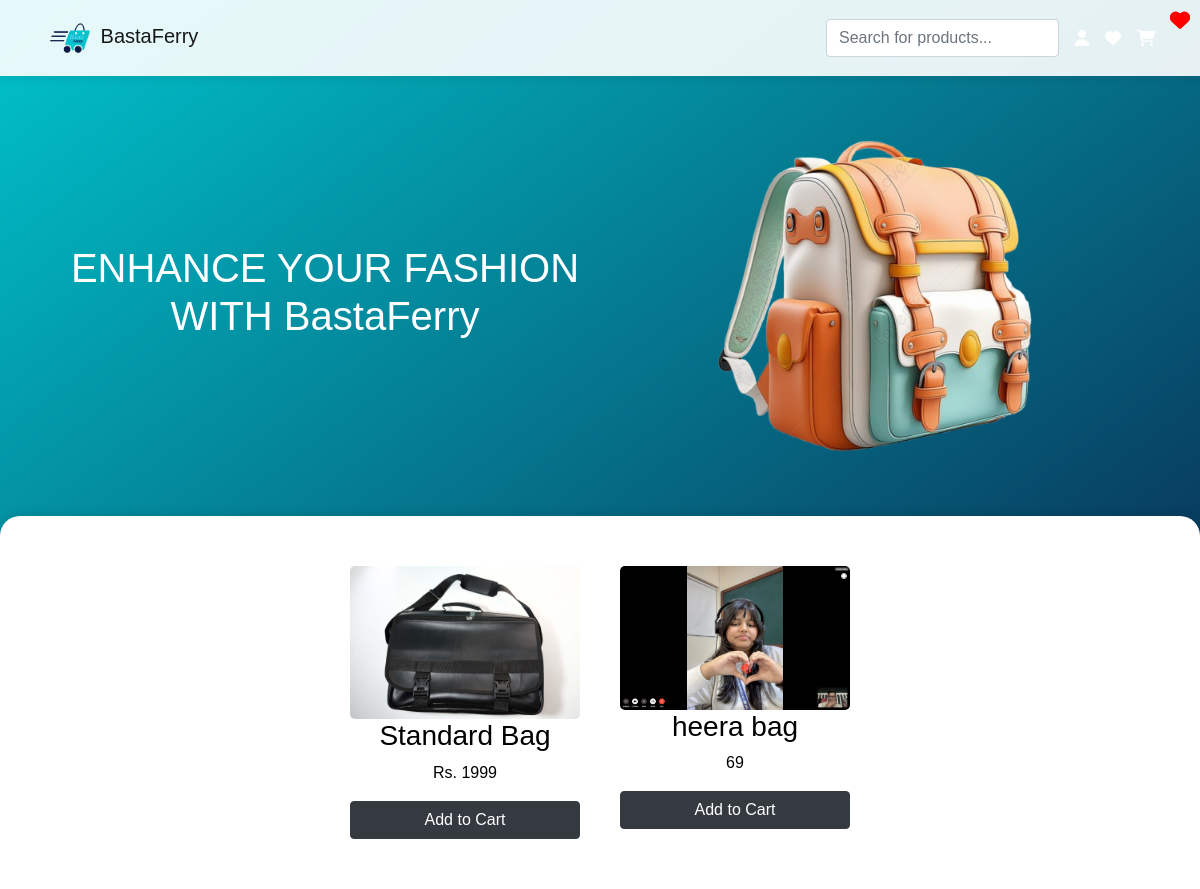
/buynow/, run on the app's committed database.
### BF/models.py (models this page shows, shortened)
class Product(models.Model):
    name = models.CharField(max_length=100)
    color = models.CharField(max_length=50)
    price = models.CharField(max_length=20)
    description = models.TextField()
    image = models.ImageField(upload_to='products/')
    favorited_by = models.ManyToManyField(User, related_name= 'favourite_products', blank=True)

### BF/views.py (the view)
# urls.py: path('buynow/', views.buynow, name='buynow'),
def buynow(request):
    products = Product.objects.all()
    return render(request, 'BF/test.html',{'products': products})

### BF/templates/BF/test.html (shortened to what this page needs)
{% load static %}
<!DOCTYPE html>
<html lang="en">
<head>
    <link rel="stylesheet" href="https://stackpath.bootstrapcdn.com/bootstrap/4.5.2/css/bootstrap.min.css">
</head>
<body>
    <nav class="navbar navbar-expand-lg navbar-light">
        <div class="container">
            <a class="navbar-brand logo" href="#">
                <img src="{% static 'BF/Images/BFlogo.png' %}" alt="Basta Ferry Logo">
                <span>BastaFerry</span>
            </a>
            <div class="collapse navbar-collapse" id="navbarNav">
                <div class="ml-auto d-flex align-items-center">
                    <input type="text" class="form-control search-bar" placeholder="Search for products...">
                    <i class="fas fa-user ml-3"></i>
                    <i class="fas fa-heart ml-3"></i>
                    <i class="fas fa-shopping-cart ml-3"></i>
                </div>
            </div>
        </div>
    </nav>
    <main class="container main-content">
        <div class="left-content col-md-6">
            <h1>ENHANCE YOUR FASHION WITH BastaFerry</h1>
        </div>
        <div class="right-content col-md-6">
            <img src="{% static 'BF/Images/Bag1.png' %}" alt="Bag">
        </div>
    </main>
    <section class="product-section">
        <div class="container">
            <div class="product-grid">
                {% for product in products %}
                    <div class="product-card">
                        <i class="fas fa-heart heart-icon"></i>
                        <img src="{{ product.image.url }}" alt="{{ product.name }}">
                        <h3>{{ product.name }}</h3>
                        <p>{{ product.price }}</p>
                        <button class="btn btn-dark btn-block">Add to Cart</button>
                    </div>
                {% empty %}
                    <p>No products available.</p>
                {% endfor %}
            </div>
        </div>
    </section>
</body>
</html>

### BF/templates/BF/test.html (style rules this page uses)
body { font-family: Arial, sans-serif; background: linear-gradient(to bottom right, #00C4CC, #0A1A44); color: white; min-height: 100vh; display: flex; flex-direction: column; }
.navbar { background-color: rgba(255, 255, 255, 0.9) !important; box-shadow: 0 2px 10px rgba(0,0,0,0.1); }
.logo img { width: 50px; }
.main-content { display: flex; flex-wrap: wrap; justify-content: center; align-items: center; padding: 20px; text-align: center; }
.left-content h1 { font-size: 2.5em; }
.right-content img { width: 100%; max-width: 400px; border-radius: 10px; }
.product-section { background: white; color: black; padding: 40px 20px; border-radius: 20px 20px 0 0; box-shadow: 0 -2px 10px rgba(0, 0, 0, 0.1); }
.product-grid { display: flex; flex-wrap: wrap; gap: 20px; justify-content: center; }
.product-card { width: 100%; max-width: 250px; text-align: center; border-radius: 10px; padding: 10px; transition: transform 0.3s; }
.product-card img { max-width: 100%; height: auto; border-radius: 5px; }
.heart-icon { position: absolute; top: 10px; right: 10px; font-size: 20px; color: red; }

### data on the page
Product: image (picture), name "Standard Bag", price "Rs. 1999"
Product: image (picture), name "heera bag", price "69"
